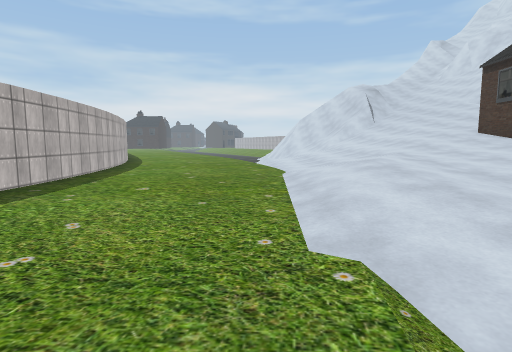
view 1 (above)

24 first-person views from a walk through a scene from a Unity 3-D project. The camera is 1.5 m above the floor, tilts 6° down and sees 80° across. The floor is counted in squares, 2 m on a side. Each view is taken from the middle of a square. On the plan, view 1 faces up. The plan holds only what a view shows up to about 10 squares ahead; the rest is blank. The place goes on beyond the plan. Some surface patterns are stand-ins.

view 2
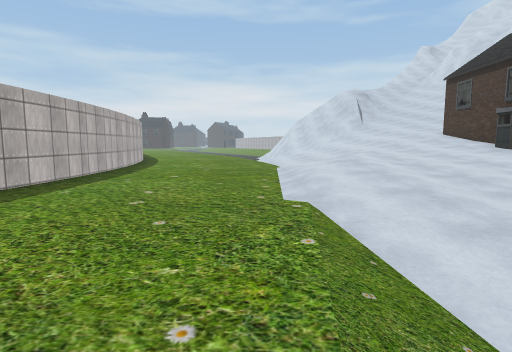

view 3
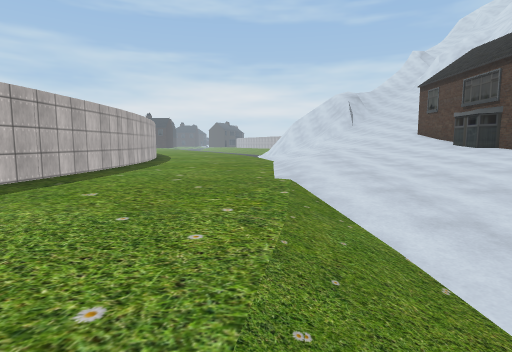

view 4
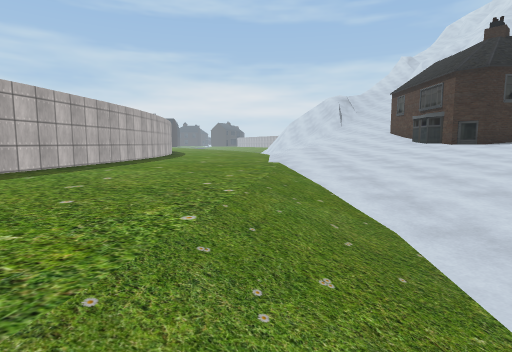

view 5
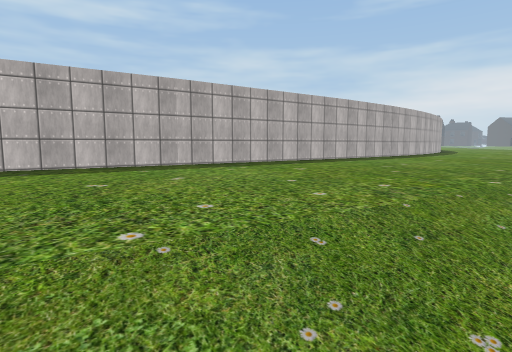

view 6
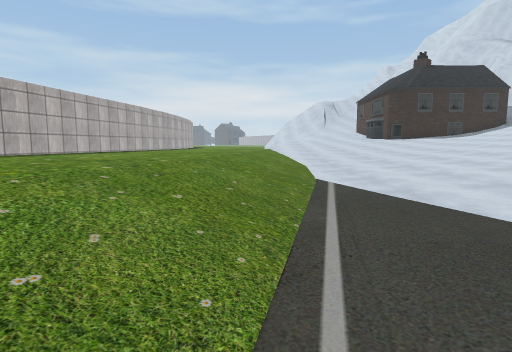

view 7
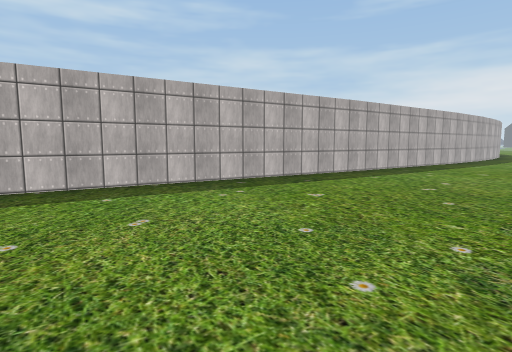

view 8
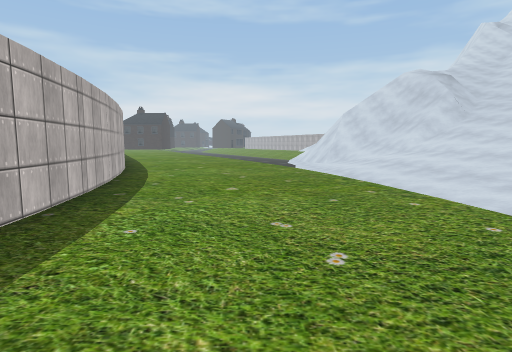

view 9
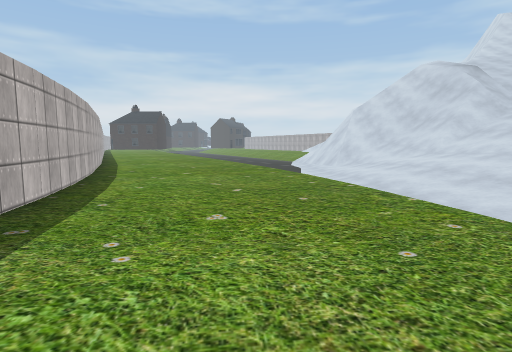

view 10
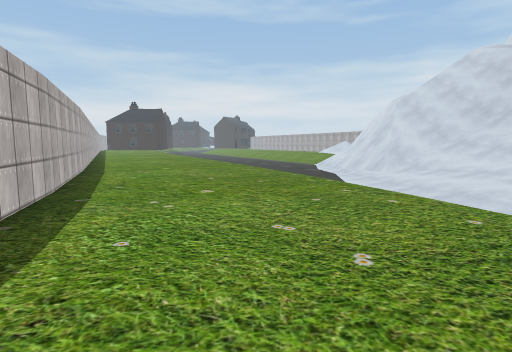

view 11
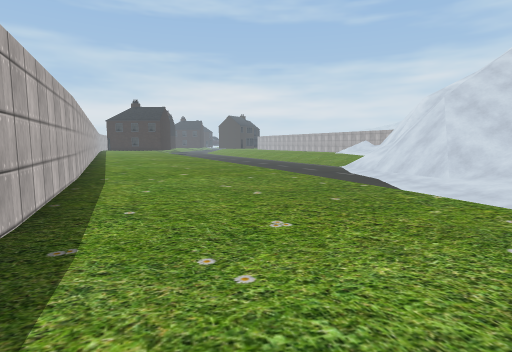

view 12
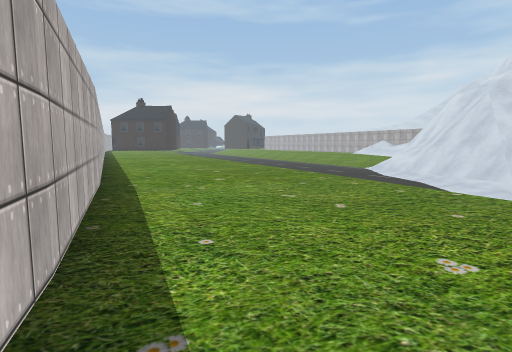

view 13
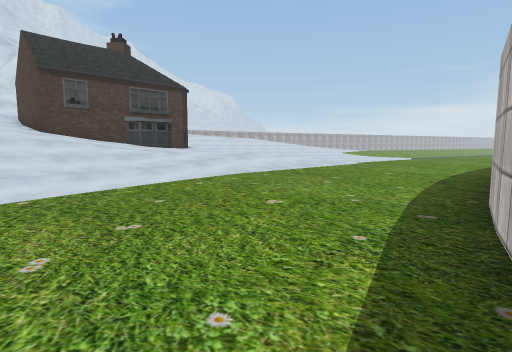

view 14
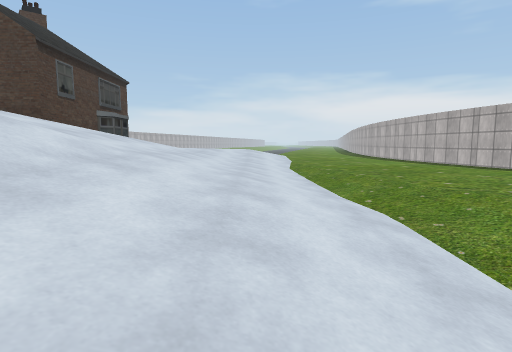

view 15
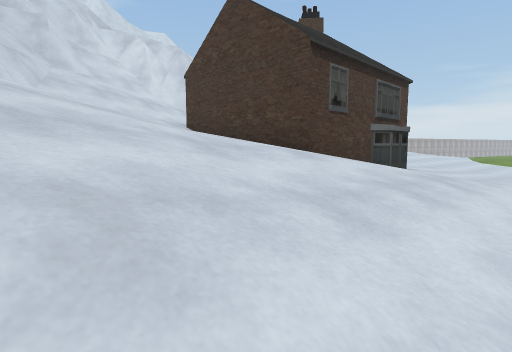

view 16
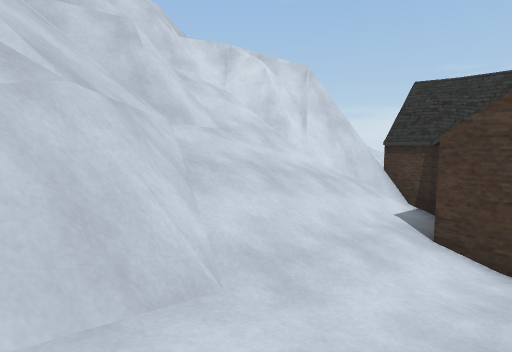

view 17
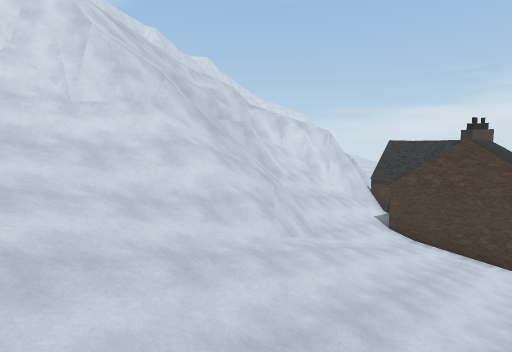

view 18
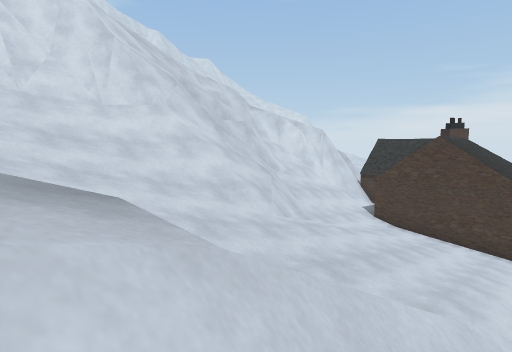

view 19
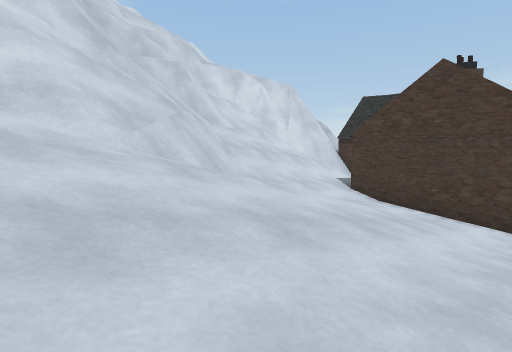

view 20
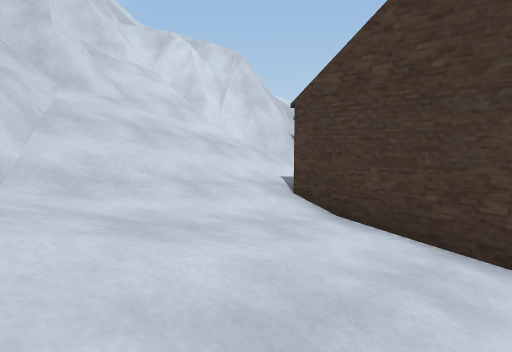

view 21
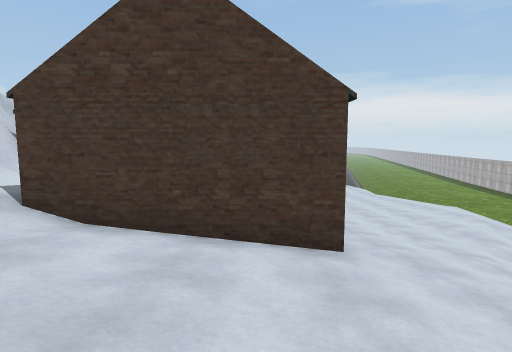

view 22
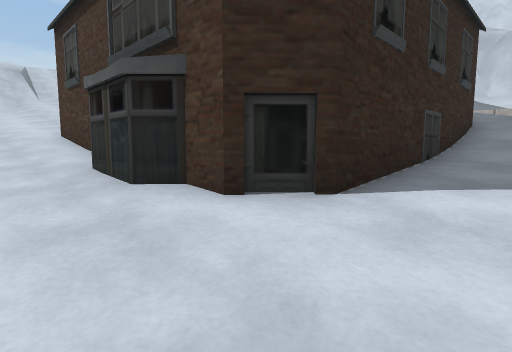

view 23
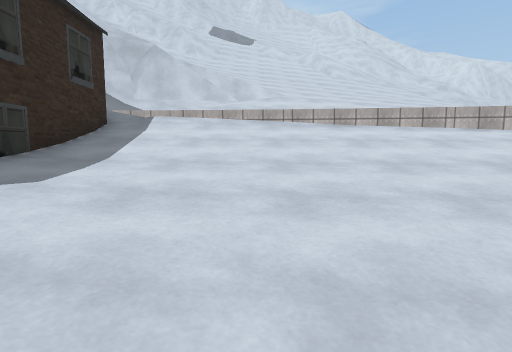

view 24
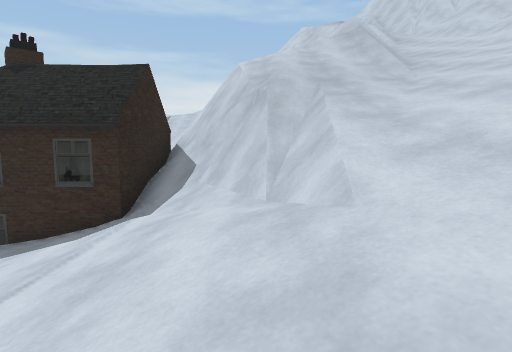

### Floor plan
Key: @ floor where view 1 was taken; # wall or solid block; x gap in a wall; . main floor; : floor 0.75 m higher than the main floor; - floor 0.75 m lower than the main floor; + floor 1.5 m higher than the main floor; * floor 2.5 m higher than the main floor; % floor 3.25 m higher than the main floor; & floor 4 m higher than the main floor; $ floor 4.75 m higher than the main floor; / step, stairs or slope; = window, fence, low wall or low ledge; v drop or lower ground.
Columns run from 10 left of view 1 to 24 right of it. Each row starts with its distance up from view 1.
 23  .....   ---#/   /
 22 #......  ---#//  //v///////x=#
 21 ##.....   --///  // ////////#v
 20  #......  --////    //////###v
 19  ##.....  --.///  ////////###v
 18   #...... --.//   ////////##vv
 17   ##..... -...////////=////##
 16    #......-..:////////==////#
 15    #.........:///////$$==///#
 14    ##........:++/////&&/==#vx
 13     #........::++*%%/%&///###v
 12     #........::++**%%%//////#v
 11      #........:++***%%//////#xx
 10      #........:+++#####//=###//
  9      #.......::+++#    /###v=/
  8      #.......:::++#    ###v////////
  7      #......:::::+#     ###////////
  6      #......::::::#     #/##///////
  5       v.....::.:::#######//=//////
  4      #..........::::++++///#/////
  3      #...........:::++++///#=///
  2      #............:::+++*/&==///
  1      #.............::+++*//$///
  0      #....@...... .::+++*/////
 -1      #..........   ::+++* ///
 -2      #.........     :+++* //
 -3     ##......--.....  +++=
 -4     #......---.....    +=
 -5     #......----...      =
 -6     #......----..
 -7     #......-----
 -8    #......-----
 -9    #......-----
-10    #......----
-11    #......---
-12   #.......--
-13   #...... -

Where each view was taken, in squares from view 1:
view 1: 0 up, 0 right, facing up
view 2: 2 down, 0 right, facing up
view 3: 4 down, 0 right, facing up
view 4: 7 down, 0 right, facing up
view 5: 9 down, 0 right, facing up-left
view 6: 13 down, 0 right, facing up
view 7: 13 down, 2 left, facing up-left
view 8: 5 up, 2 left, facing up
view 9: 7 up, 2 left, facing up
view 10: 10 up, 3 left, facing up
view 11: 12 up, 4 left, facing up
view 12: 13 up, 5 left, facing up
view 13: 13 up, 5 left, facing down-right
view 14: 19 up, 2 right, facing down
view 15: 16 up, 4 right, facing down-right
view 16: 16 up, 11 right, facing down-right
view 17: 22 up, 8 right, facing down-right
view 18: 23 up, 7 right, facing down-right
view 19: 19 up, 8 right, facing down-right
view 20: 15 up, 9 right, facing down-right
view 21: 15 up, 9 right, facing down
view 22: 3 up, 6 right, facing up-right
view 23: 1 up, 7 right, facing right
view 24: 2 down, 17 right, facing up
